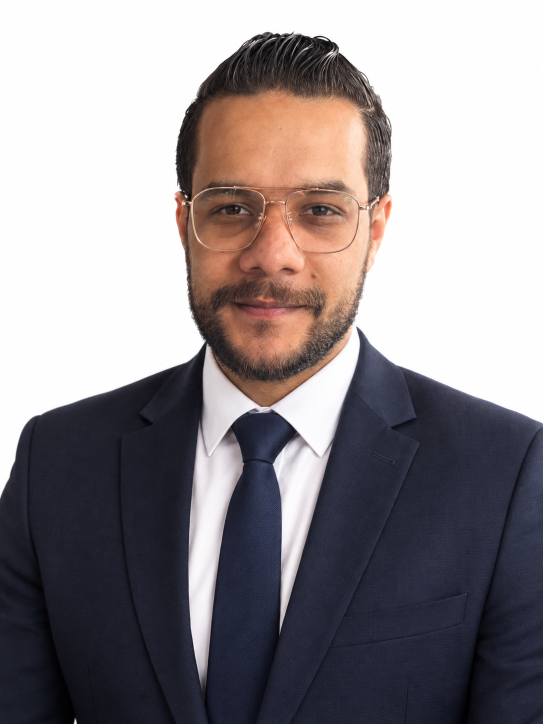
#> input picture cv_photo.png, 1086 x 1448 px, found by its file name (shown at 1/2 size)
$ python prepare_photo.py
#> lines starting #> are read from the running program, lines starting #| are printed output that depends on the picture; after the words box and inside, x2 and y2 are one past the last pixel; in counts of white or black regions, pixels touching at a corner belong together
# -*- coding: utf-8 -*-
"""Prepare the profile photo: square crop + circular mask + gold ring."""

import os
from PIL import Image, ImageDraw

HERE = os.path.dirname(os.path.abspath(__file__))
ASSETS = os.path.join(HERE, "assets")
SOURCE = "/tmp/arena-coding-uploads/cv_photo.png"

# square crop around the head and shoulders (x1, y1, x2, y2 in the original)
CROP = (55, 20, 1035, 1000)

NAVY = (16, 36, 64)
GOLD = (162, 128, 64)
WHITE = (255, 255, 255)

OUT_SIZE = 700          # final square canvas
SS = 4                  # supersampling factor


def build():
    src = Image.open(SOURCE).convert("RGB")
#> src is the input picture: PIL image 1086x1448 RGB; mean R, G, B 145.3, 139.1, 142.1
    square = src.crop(CROP).resize((OUT_SIZE * SS, OUT_SIZE * SS), Image.LANCZOS)
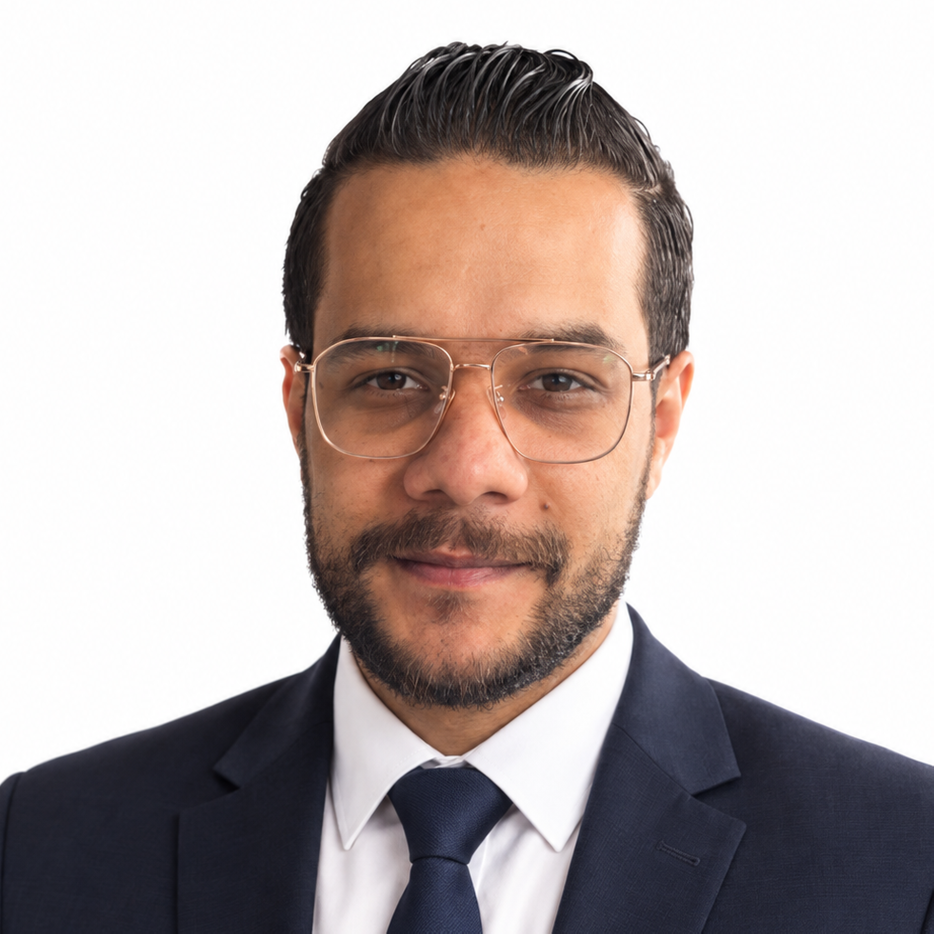
#> square: PIL image 2800x2800 RGB (shown at 1/3 size); mean R, G, B 186, 175, 172.9

    size = OUT_SIZE * SS
    center = size / 2

    ring_outer = size / 2 - 2 * SS          # gold ring outer edge
    ring_width = 6 * SS
    ring_inner = ring_outer - ring_width
    gap = 5 * SS
    photo_r = ring_inner - gap

    canvas = Image.new("RGBA", (size, size), (0, 0, 0, 0))
#> canvas: PIL image 2800x2800 RGBA; every value is 0
    draw = ImageDraw.Draw(canvas)

    # gold ring
    draw.ellipse(
        [center - ring_outer, center - ring_outer, center + ring_outer, center + ring_outer],
        fill=GOLD + (255,),
    )
    # clear the inner area so only the ring band stays
    draw.ellipse(
        [center - ring_inner, center - ring_inner, center + ring_inner, center + ring_inner],
        fill=(0, 0, 0, 0),
    )

    # circular photo
    photo_mask = Image.new("L", (size, size), 0)
#> photo_mask: PIL image 2800x2800 L; every value is 0
    ImageDraw.Draw(photo_mask).ellipse(
        [center - photo_r, center - photo_r, center + photo_r, center + photo_r], fill=255
    )
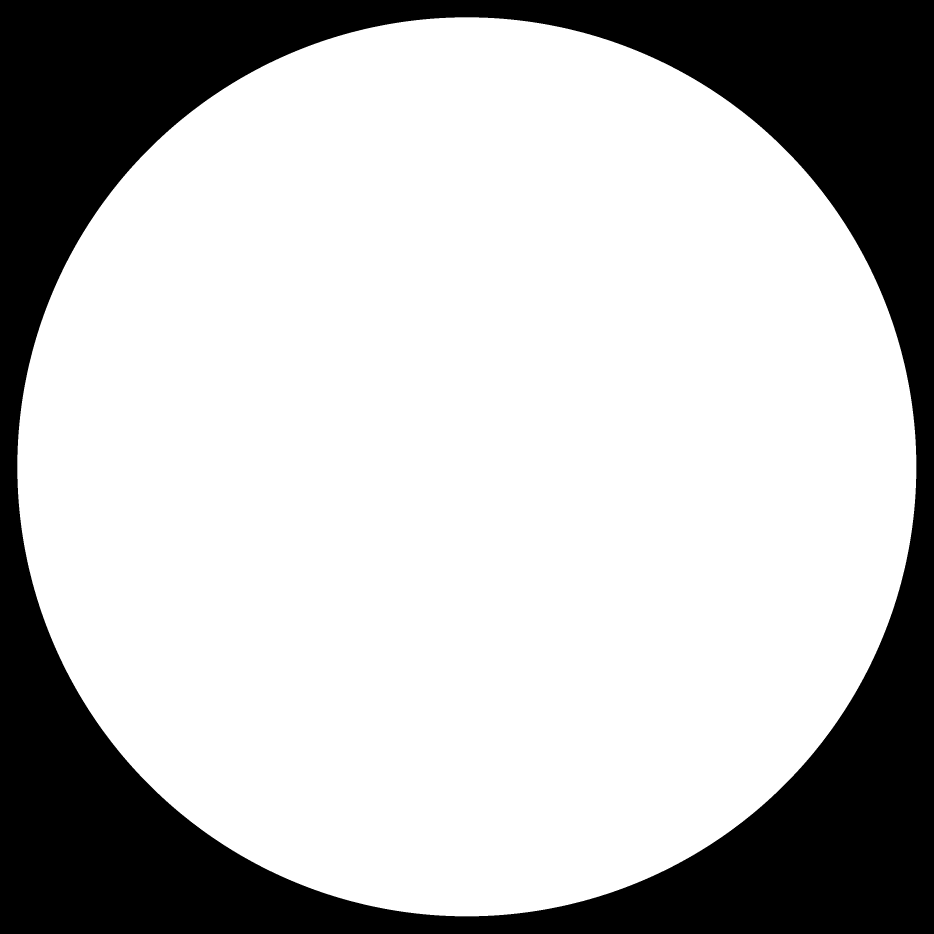
#> photo_mask: PIL image 2800x2800 L (shown at 1/3 size); 72.9% white; 1 black region, box (x1, y1, x2, y2) and area: (0, 0, 2800, 2800) 2127595
    canvas.paste(square, (0, 0), photo_mask)
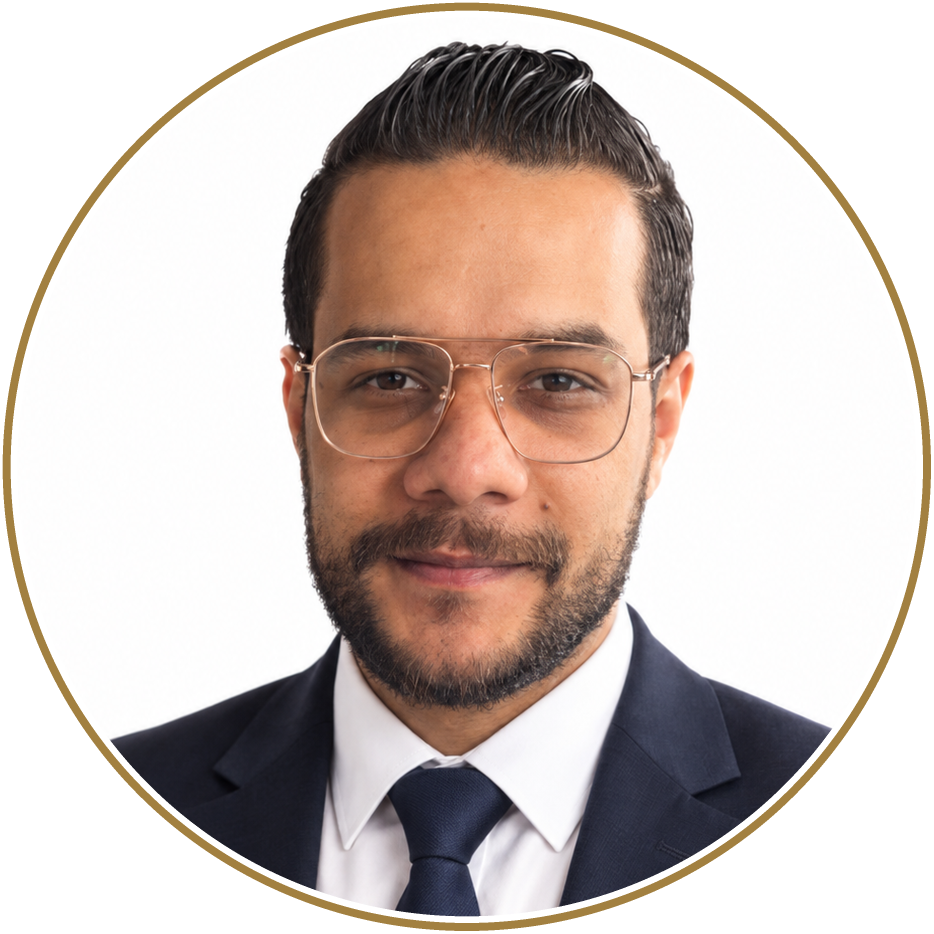
#> canvas: PIL image 2800x2800 RGBA (shown at 1/3 size); mean R, G, B, A 142.8, 130.9, 125.7, 192.6; transparent parts drawn white

    final = canvas.resize((OUT_SIZE, OUT_SIZE), Image.LANCZOS)
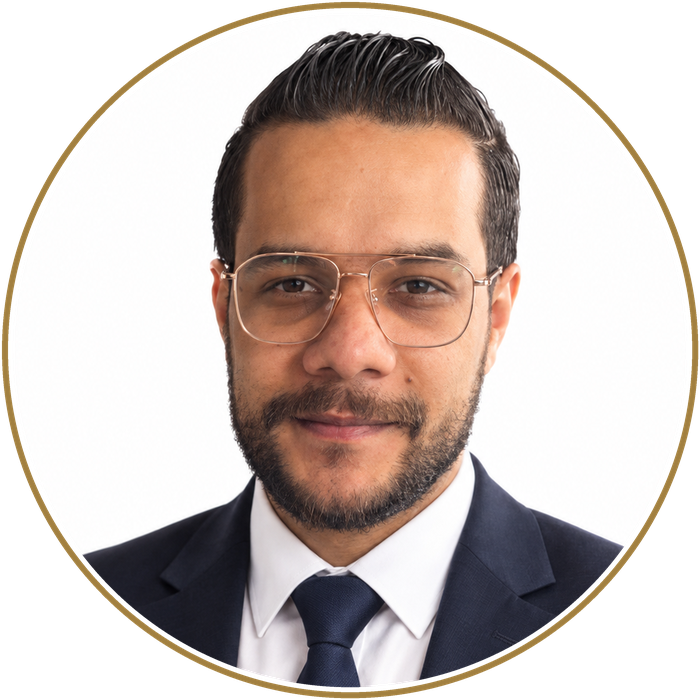
#> final: PIL image 700x700 RGBA; mean R, G, B, A 146.6, 134.2, 128, 192.6; transparent parts drawn white
    os.makedirs(ASSETS, exist_ok=True)

    # flattened on navy (used inside the header band everywhere)
    flat = Image.new("RGB", (OUT_SIZE, OUT_SIZE), NAVY)
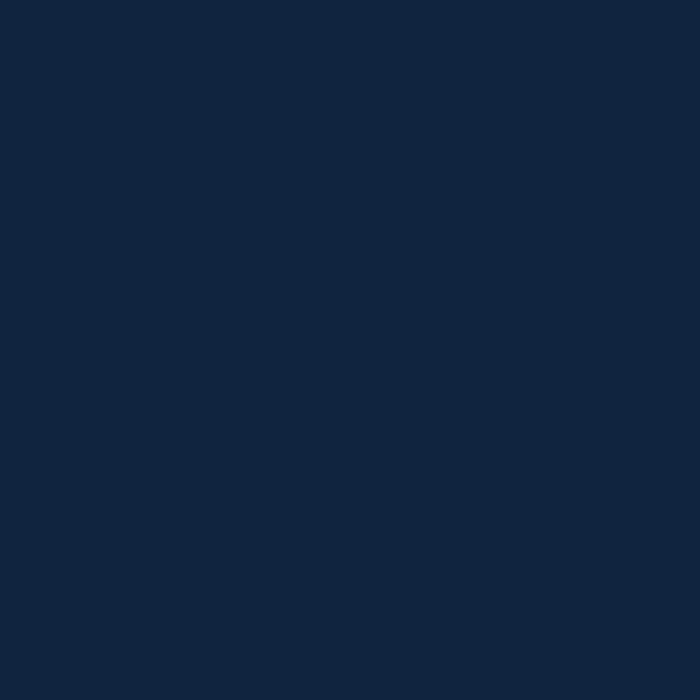
#> flat: PIL image 700x700 RGB; mean R, G, B 16, 36, 64
    flat.paste(final, (0, 0), final)
    out = os.path.join(ASSETS, "photo_circle.png")
    flat.save(out, optimize=True)

    # compact JPEG used inside the PDF header
    flat.resize((520, 520), Image.LANCZOS).save(
        os.path.join(ASSETS, "photo_circle_pdf.jpg"), quality=92,
        optimize=True, progressive=True)
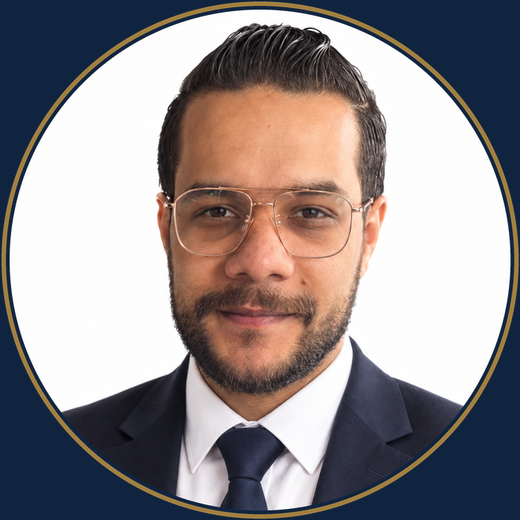
#> saved as photo_circle_pdf.jpg: PIL image 520x520 RGB; mean R, G, B 146.7, 139.7, 141.4

    # smaller copy for Word (2.3 cm at ~300 dpi is plenty)
    flat.resize((460, 460), Image.LANCZOS).save(
        os.path.join(ASSETS, "photo_circle_docx.png"), optimize=True)
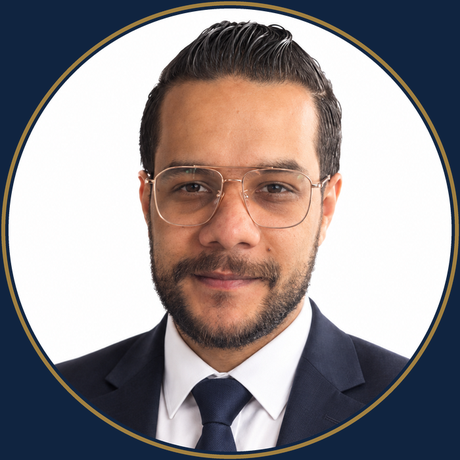
#> saved as photo_circle_docx.png: PIL image 460x460 RGB; mean R, G, B 146.7, 139.7, 141.4
    print("wrote", out, os.path.getsize(out) // 1024, "KB")

    # preview on navy
    bg = Image.new("RGB", (OUT_SIZE, OUT_SIZE), NAVY)
    bg.paste(final, (0, 0), final)
    bg.save("/tmp/photo_preview.png")

    # also a portrait version for the Word header (same circle)
    return out


if __name__ == "__main__":
    build()
